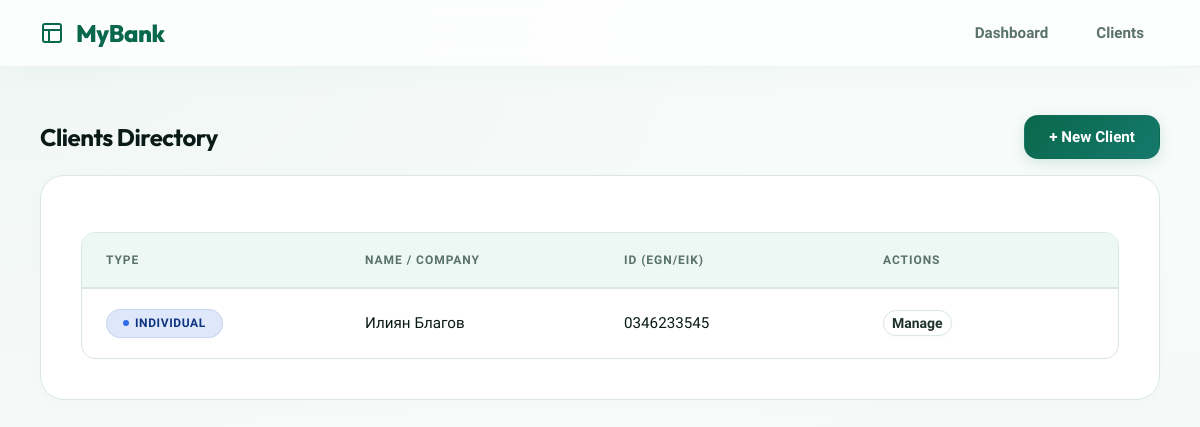
Before: /clients/ with the older database file.
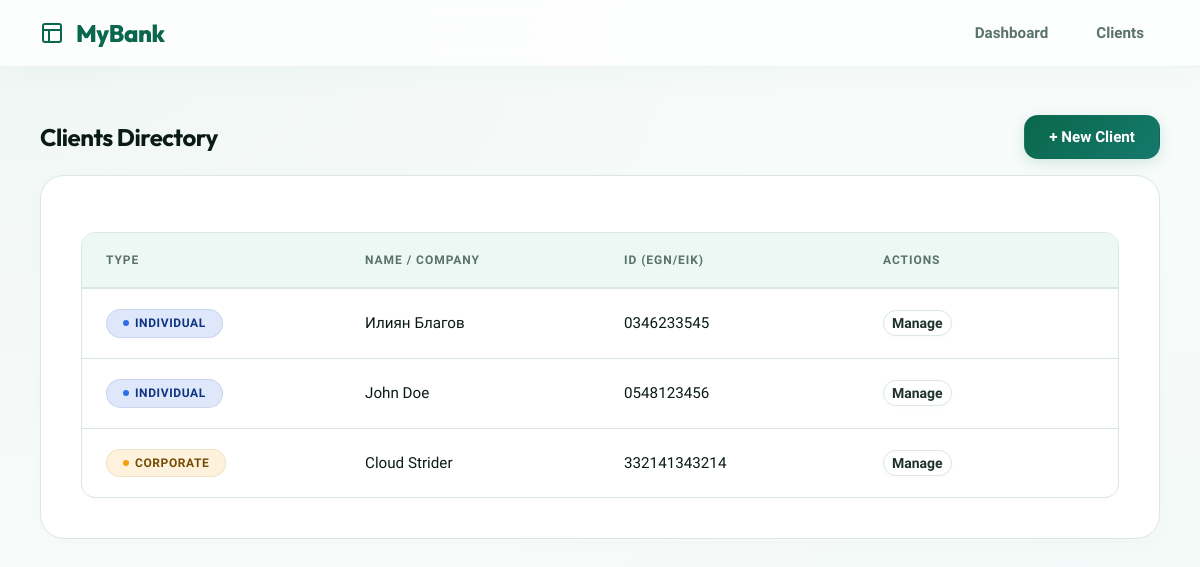
After: the same page with the newer database file.
### bank_app/models.py (models this page shows, shortened)
class Client(models.Model):
    CLIENT_TYPES = (
        ('INDIVIDUAL', 'Individual'),
        ('CORPORATE', 'Corporate'),
    )
    client_type = models.CharField(max_length=20, choices=CLIENT_TYPES)
    first_name = models.CharField(max_length=100, blank=True, null=True)
    last_name = models.CharField(max_length=100, blank=True, null=True)
    personal_id = models.CharField(max_length=20, blank=True, null=True, unique=True) # EGN
    company_name = models.CharField(max_length=200, blank=True, null=True)
    company_id = models.CharField(max_length=50, blank=True, null=True, unique=True) # EIK
    representative_name = models.CharField(max_length=200, blank=True, null=True)

### bank_app/views.py (the view)
# urls.py: path('clients/', views.client_list, name='client_list'),
def client_list(request):
    clients = Client.objects.all()
    return render(request, 'bank_app/client_list.html', {'clients': clients})

### bank_app/templates/bank_app/client_list.html
{% extends 'index.html' %}
{% block content %}
<div class="flex justify-between items-center mb-4">
    <h1 class="card-title" style="font-size: 1.5rem; margin: 0;">Clients Directory</h1>
    <a href="{% url 'client_create' %}" class="btn btn-primary">+ New Client</a>
</div>
<div class="card">
    <div class="table-container">
        <table class="table">
            <thead>
                <tr>
                    <th>Type</th>
                    <th>Name / Company</th>
                    <th>ID (EGN/EIK)</th>
                    <th>Actions</th>
                </tr>
            </thead>
            <tbody>
                {% for client in clients %}
                <tr>
                    <td>
                        {% if client.client_type == 'INDIVIDUAL' %}
                            <span class="badge badge-primary">Individual</span>
                        {% else %}
                            <span class="badge badge-warning">Corporate</span>
                        {% endif %}
                    </td>
                    <td>
                        {% if client.client_type == 'INDIVIDUAL' %}
                            {{ client.first_name }} {{ client.last_name }}
                        {% else %}
                            {{ client.company_name }}
                        {% endif %}
                    </td>
                    <td>
                        {% if client.client_type == 'INDIVIDUAL' %}
                            {{ client.personal_id }}
                        {% else %}
                            {{ client.company_id }}
                        {% endif %}
                    </td>
                    <td>
                        <a href="{% url 'client_detail' client.pk %}" class="btn btn-outline" style="padding: 0.25rem 0.5rem; font-size: 0.875rem;">Manage</a>
                    </td>
                </tr>
                {% empty %}
                <tr>
                    <td colspan="4" style="text-align: center; color: var(--gray);">No clients found. Add your first client to get started.</td>
                </tr>
                {% endfor %}
            </tbody>
        </table>
    </div>
</div>
{% endblock %}

Changed rows visible on the page:
added Client: client_type "INDIVIDUAL", first_name "John", last_name "Doe", personal_id "0548123456"
added Client: client_type "CORPORATE", company_name "Cloud Strider", company_id "332141343214"
